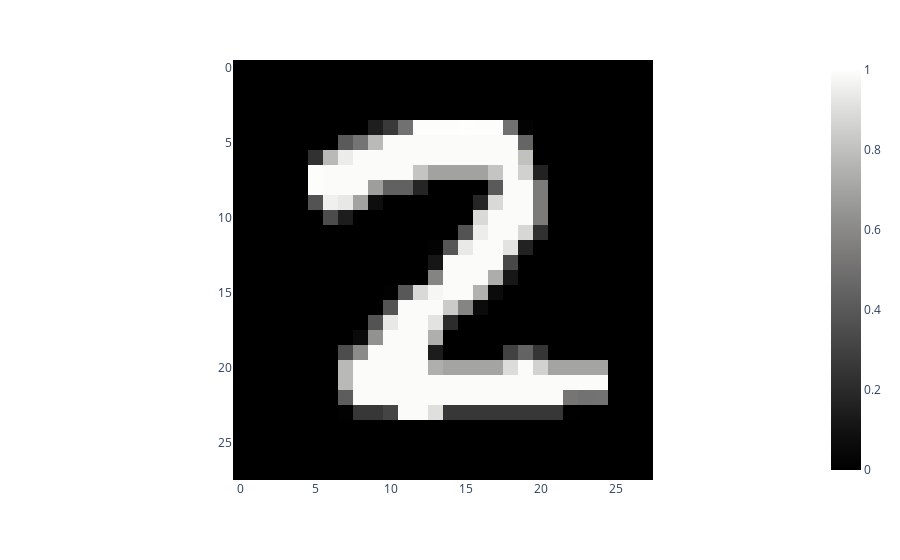

Source (notebook cell):
### Code cell
row = 0
img_data = train_data_features.iloc[row].values
classification = train_data_labels[row]
print("Classification for row " + str(row) + " is: " + str(classification))
view_image(img_data, 28, 28, 'gray')

### Figure 1 — Plotly figure (JSON) as saved in the notebook; plotly's stock layout.template omitted (floating-point values rounded to 4 significant figures; data arrays with more than 128 entries replaced by an {"elided": "..."} marker saying what was removed)
{"data": [{"coloraxis": "coloraxis", "hovertemplate": "x: %{x}<br>y: %{y}<br>color: %{z}<extra></extra>", "name": "0", "type": "heatmap", "xaxis": "x", "yaxis": "y", "z": {"elided": "28x28 float values"}}], "layout": {"coloraxis": {"colorscale": [[0, "rgb(0, 0, 0)"], [0.09091, "rgb(16, 16, 16)"], [0.1818, "rgb(38, 38, 38)"], [0.2727, "rgb(59, 59, 59)"], [0.3636, "rgb(81, 80, 80)"], [0.4545, "rgb(102, 101, 101)"], [0.5455, "rgb(124, 123, 122)"], [0.6364, "rgb(146, 146, 145)"], [0.7273, "rgb(171, 171, 170)"], [0.8182, "rgb(197, 197, 195)"], [0.9091, "rgb(224, 224, 223)"], [1, "rgb(254, 254, 253)"]]}, "margin": {"t": 60}, "xaxis": {"anchor": "y", "constrain": "domain", "domain": [0, 1], "scaleanchor": "y"}, "yaxis": {"anchor": "x", "autorange": "reversed", "constrain": "domain", "domain": [0, 1]}}}
